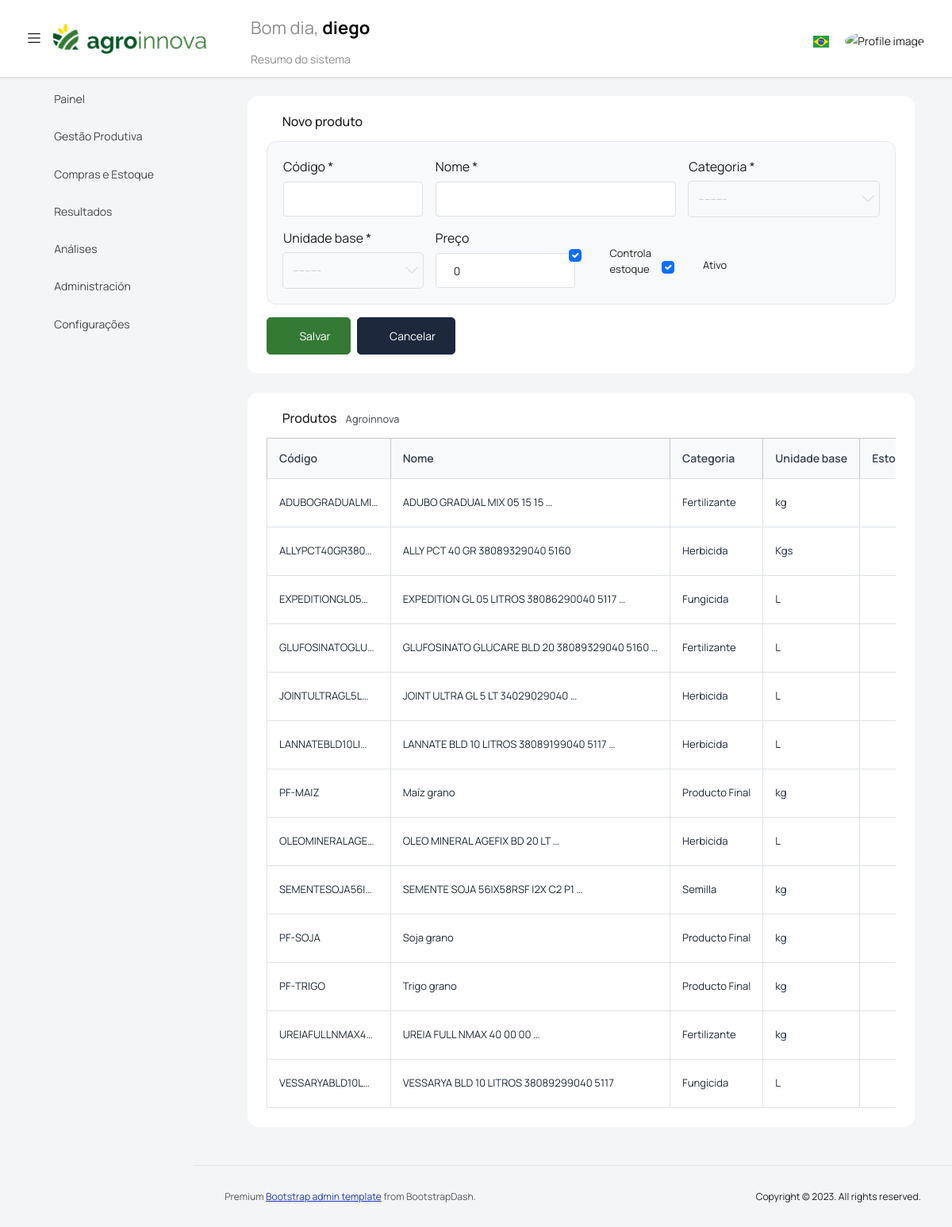
/productos/ (signed in), run on an earlier commit of the app's database.
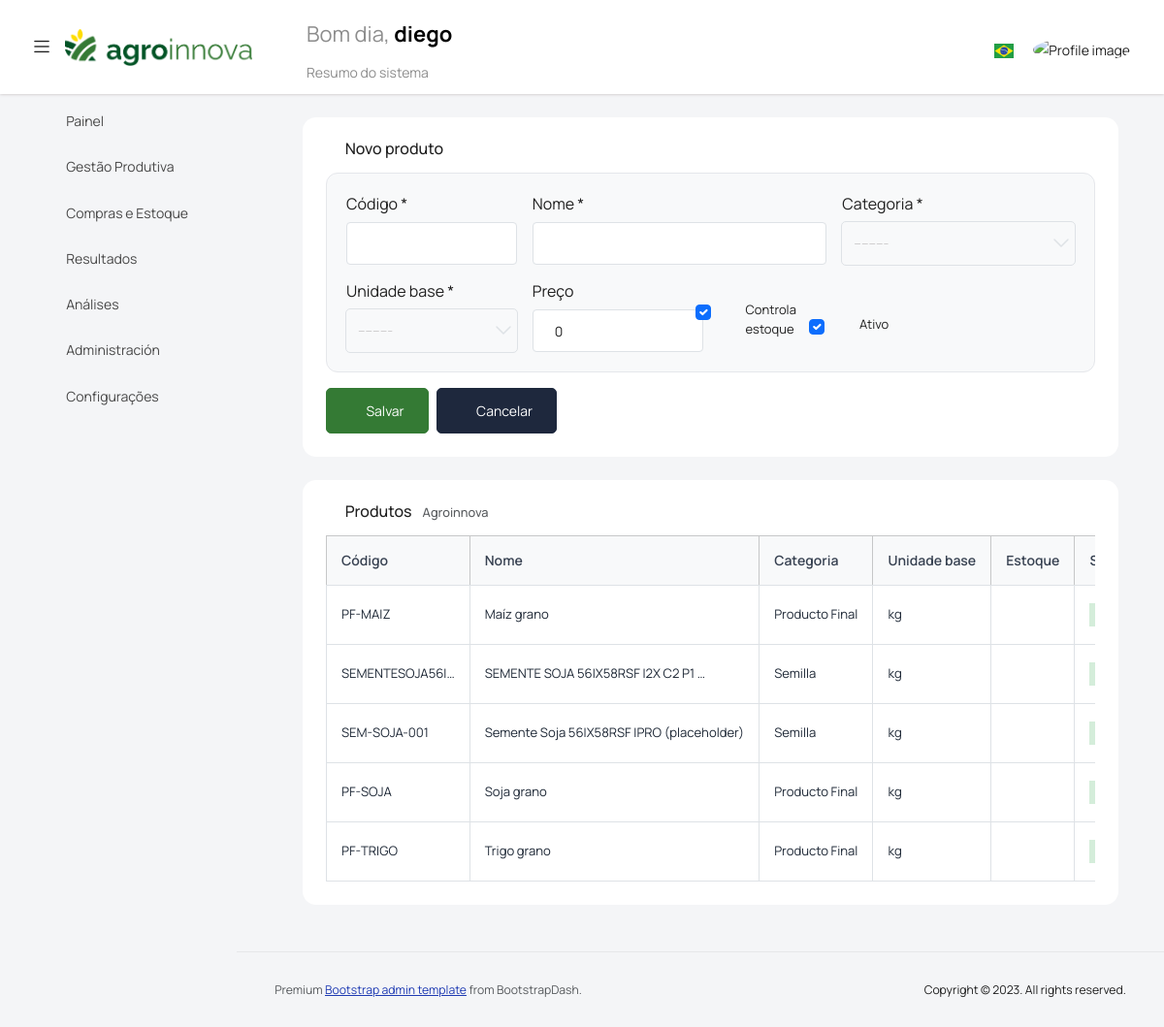
And on a later commit of the database.
### gestion_agro/models.py (models this page shows, shortened)
class Producto(models.Model):
    empresa = models.ForeignKey(Empresa, on_delete=models.CASCADE, related_name="productos")
    codigo = models.CharField(max_length=50, verbose_name=_("Código"))
    nombre = models.CharField(max_length=255, verbose_name=_("Nombre"))
    categoria = models.ForeignKey(CategoriaProducto, on_delete=models.PROTECT, related_name="productos", verbose_name=_("Categoría"))
    unidad_base = models.ForeignKey(Unidad, on_delete=models.PROTECT, related_name="productos_unidad_base", verbose_name=_("Unidad base"))
    presentacion_defualt = models.ForeignKey("PresentacionProducto", on_delete=models.SET_NULL, null=True, blank=True, related_name="productos_presentacion_default", verbose_name=_("Presentación default"))
    precio = models.DecimalField(max_digits=18, decimal_places=4, default=0, verbose_name=_("Precio"))
    maneja_stock = models.BooleanField(default=True, verbose_name=_("Maneja stock"))
    activo = models.BooleanField(default=True, verbose_name=_("Activo"))
    producto_final = models.BooleanField(default=False, verbose_name=_("Producto final (cosecha)"))
    deposito_default = models.ForeignKey('Deposito', on_delete=models.SET_NULL, null=True, blank=True, related_name="productos_default")
    class Meta:
        verbose_name = _("Producto")
        verbose_name_plural = _("Productos")
        ordering = ["nombre"]
        constraints = [
            models.UniqueConstraint(fields=["empresa", "codigo"], name="uq_producto_empresa_codigo")
        ]

class CategoriaProducto(models.Model):
    codigo = models.CharField(max_length=10, unique=True, verbose_name=_("Código"))
    nombre = models.CharField(max_length=100, verbose_name=_("Nombre"))
    es_semilla = models.BooleanField(default=False, verbose_name=_("Es semilla"))
    class Meta:
        verbose_name = _("Categoría de producto")
        verbose_name_plural = _("Categorías de producto")
    def __str__(self):
        return self.nombre

### agro/models.py (models this page shows)
class Unidad(models.Model):
    nombre        = models.CharField(max_length=50, verbose_name=_("Nombre"))
    abreviatura   = models.CharField(max_length=10, verbose_name=_("Abreviatura"))
    factor_a_base = models.DecimalField(max_digits=10, decimal_places=6, verbose_name=_("Factor a unidad base"))
    requiere_pmg  = models.BooleanField(default=False, verbose_name=_("Requiere PMG"),
        help_text=_("Si es verdadero, la conversión a kg usa el PMG de la variedad en lugar de un factor fijo."),
    )
    class Meta:
        verbose_name = _("Unidad")
        verbose_name_plural = _("Unidades")
    def __str__(self):
        return self.abreviatura

### gestion_agro/views.py (the view)
# urls.py: path('productos/', vista_producto, name='vista_producto'),
@login_required
def vista_producto(request):
    empresa = request.user.profile.empresa
    productos = Producto.objects.filter(empresa=empresa).select_related("categoria", "unidad_base")
    if request.method == 'POST':
        form = ProductoForm(request.POST)
        if form.is_valid():
            producto = form.save(commit=False)
            producto.empresa = empresa
            producto.save()
            messages.success(request, _("Producto guardado correctamente."))
            return redirect('vista_producto')
    else:
        form = ProductoForm()
    return render(request, 'vista_producto.html', {'form': form, 'productos': productos, 'empresa': empresa})

### gestion_agro/forms.py
class ProductoForm(BaseForm):
    class Meta:
        model = Producto
        fields = ["codigo", "nombre", "categoria", "unidad_base", "precio", "maneja_stock", "activo"]
    def __init__(self, *args, **kwargs):
        super().__init__(*args, **kwargs)
        self.fields["maneja_stock"].widget.attrs["class"] = "form-check-input"
        self.fields["activo"].widget.attrs["class"] = "form-check-input"

### templates/vista_producto.html (shortened to what the changed rows need)
{% extends 'base.html' %}
{% load i18n %}
{% load static %}
{% block content %}
<div class="container-fluid">
    <div class="upload-card">
        <div class="col-lg-12 grid-margin stretch-card">
            <div class="card">
                <div class="card-body">
                    <div class="table-responsive">
                        <table class="table table-bordered align-middle mb-0">
                            <thead class="table-light">
                                <tr>
                                    <th>{% translate "Código" %}</th>
                                    <th>{% translate "Nombre" %}</th>
                                    <th>{% translate "Categoría" %}</th>
                                    <th>{% translate "Unidad base" %}</th>
                                    <th>{% translate "Stock" %}</th>
                                    <th>{% translate "Estado" %}</th>
                                </tr>
                            </thead>
                            <tbody>
                                {% for prod in productos %}
                                <tr style="cursor:pointer;" onclick="window.location.href='{% url 'editar_producto' prod.id %}'">
                                    <td>{{ prod.codigo|truncatechars:15 }}</td>
                                    <td>{{ prod.nombre|truncatewords:6 }}</td>
                                    <td>{{ prod.categoria }}</td>
                                    <td>{{ prod.unidad_base }}</td>
                                    <td class="text-center">
                                        {% if prod.maneja_stock %}
                                            <i class="mdi mdi-check-circle text-success"></i>
                                        {% else %}
                                            <i class="mdi mdi-minus-circle text-muted"></i>
                                        {% endif %}
                                    </td>
                                    <td class="text-center">
                                        {% if prod.activo %}
                                            <span class="badge badge-activo">{% translate "Activo" %}</span>
                                        {% else %}
                                            <span class="badge badge-inactivo">{% translate "Inactivo" %}</span>
                                        {% endif %}
                                    </td>
                                </tr>
                                {% empty %}
                                <tr>
                                    <td colspan="7" class="text-center text-muted py-4">
                                        {% translate "No hay productos cargados." %}
                                    </td>
                                </tr>
                                {% endfor %}
                            </tbody>
                        </table>
                    </div>
                </div>
            </div>
        </div>
    </div>
</div>
{% endblock %}

What changed in the data, as far as the page shows it:
removed Producto: codigo "ADUBOGRADUALMI…", nombre "ADUBO GRADUAL MIX 05 15 15 …", categoria "Fertilizante", unidad_base "kg", maneja_stock True (drawn)
removed Producto: codigo "ALLYPCT40GR380…", nombre "ALLY PCT 40 GR 38089329040 5160", categoria "Herbicida", unidad_base "Kgs", maneja_stock True (drawn)
removed Producto: codigo "EXPEDITIONGL05…", nombre "EXPEDITION GL 05 LITROS 38086290040 5117 …", categoria "Fungicida", unidad_base "L", maneja_stock True (drawn)
removed Producto: codigo "GLUFOSINATOGLU…", nombre "GLUFOSINATO GLUCARE BLD 20 38089329040 5160 …", categoria "Fertilizante", unidad_base "L", maneja_stock True (drawn)
removed Producto: codigo "JOINTULTRAGL5L…", nombre "JOINT ULTRA GL 5 LT 34029029040 …", categoria "Herbicida", unidad_base "L", maneja_stock True (drawn)
removed Producto: codigo "LANNATEBLD10LI…", nombre "LANNATE BLD 10 LITROS 38089199040 5117 …", categoria "Herbicida", unidad_base "L", maneja_stock True (drawn)
removed Producto: codigo "OLEOMINERALAGE…", nombre "OLEO MINERAL AGEFIX BD 20 LT …", categoria "Herbicida", unidad_base "L", maneja_stock True (drawn)
removed Producto: codigo "UREIAFULLNMAX4…", nombre "UREIA FULL NMAX 40 00 00 …", categoria "Fertilizante", unidad_base "kg", maneja_stock True (drawn)
removed Producto: codigo "VESSARYABLD10L…", nombre "VESSARYA BLD 10 LITROS 38089299040 5117", categoria "Fungicida", unidad_base "L", maneja_stock True (drawn)
added Producto: codigo "SEM-SOJA-001", nombre "Semente Soja 56IX58RSF IPRO (placeholder)", categoria "Semilla", unidad_base "kg", maneja_stock True (drawn)
